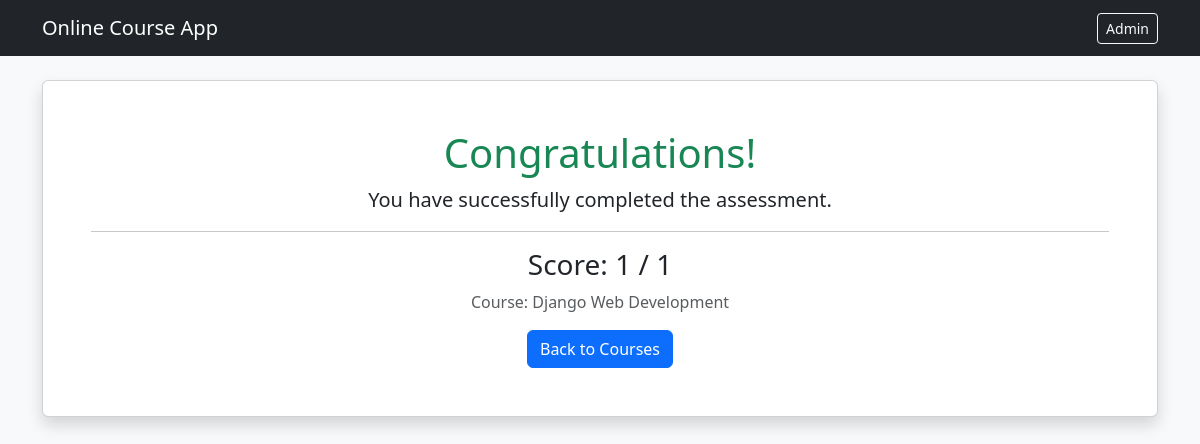
/exam/result/1/, run on the app's committed database.
### courses/models.py (models this page shows, shortened)
class Submission(models.Model):
    learner = models.ForeignKey(Learner, on_delete=models.CASCADE)
    course = models.ForeignKey(Course, on_delete=models.CASCADE)
    score = models.PositiveIntegerField(default=0)
    total_marks = models.PositiveIntegerField(default=0)
    submitted_at = models.DateTimeField(auto_now_add=True)

class Course(models.Model):
    name = models.CharField(max_length=200)
    description = models.TextField()
    instructor = models.ForeignKey(Instructor, on_delete=models.CASCADE)
    lessons = models.ManyToManyField("Lesson", blank=True)

### courses/views.py (the view)
# urls.py: path("exam/result/<int:submission_id>/", views.show_exam_result, name="show_exam_result"),
def show_exam_result(request, submission_id):
    submission = get_object_or_404(Submission, pk=submission_id)
    passed = submission.score >= max(1, submission.total_marks * 0.5)
    return render(
        request,
        "exam_result.html",
        {"submission": submission, "passed": passed},
    )

### templates/exam_result.html (shortened to what this page needs)
{% extends "base.html" %}
{% block content %}
<div class="card shadow text-center">
  <div class="card-body p-5">
    {% if passed %}
      <h1 class="text-success">Congratulations!</h1>
      <p class="lead">You have successfully completed the assessment.</p>
    {% else %}
      <h1>Exam Result</h1>
      <p class="lead">Your attempt has been recorded.</p>
    {% endif %}
    <hr>
    <h3>Score: {{ submission.score }} / {{ submission.total_marks }}</h3>
    <p class="text-muted">Course: {{ submission.course.name }}</p>
    <a href="/" class="btn btn-primary">Back to Courses</a>
  </div>
</div>
{% endblock %}

### data on the page
Submission: score "1", total_marks "1", course.name "Django Web Development"
